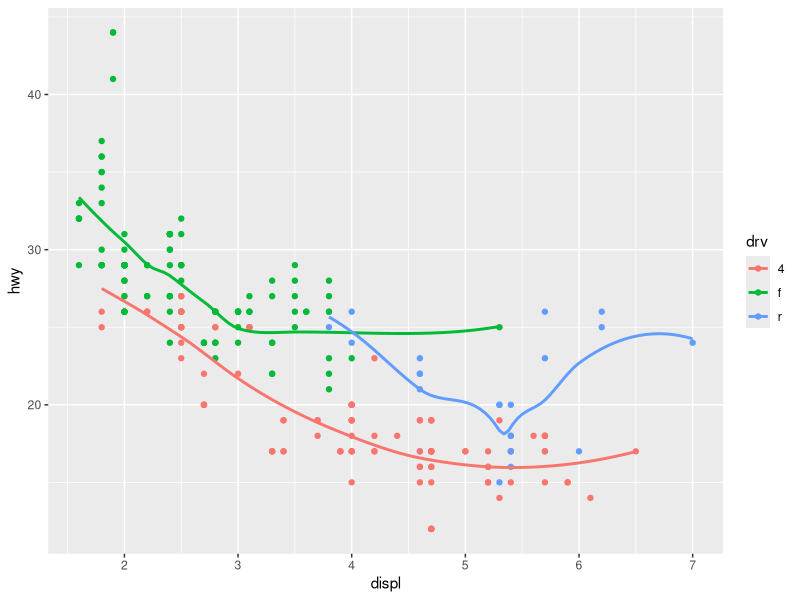
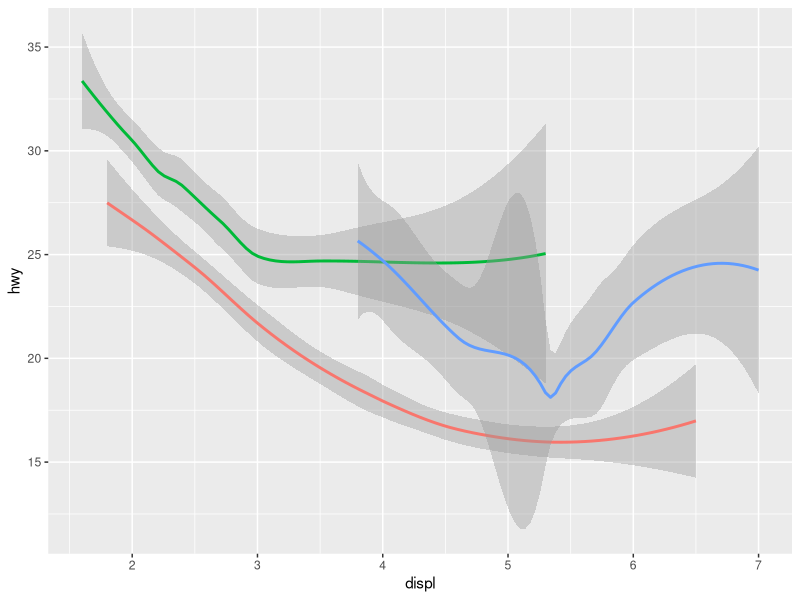
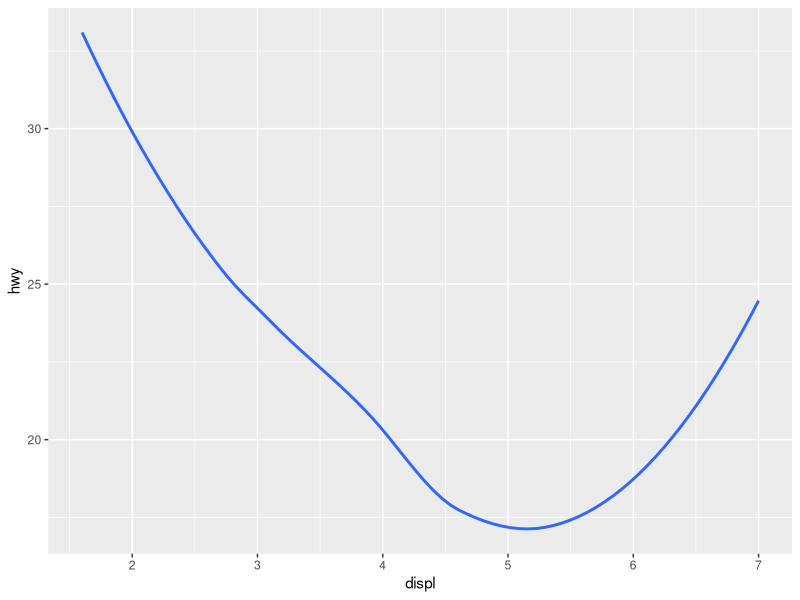

The R script that drew these images, in order: (Note: this script raises an error after producing the figures.)
library(tidyverse)

# 1
# geom_smooth()


# 2
ggplot(
  data = mpg,
  mapping = aes(x = displ, y = hwy, color = drv)
) +
  geom_point() +
  geom_smooth(se = FALSE)


# 3
ggplot(
  data = mpg,
  mapping = aes(x = displ, y = hwy, color = drv)
) +
  geom_smooth(show.legend = FALSE)


# 4
ggplot(data = mpg) +
  geom_smooth(mapping = aes(x = displ, y = hwy), se = FALSE)


# 5
ggplot(data = mpg, mapping = aes(x = displ, y = hwy)) +
  geom_point() +
  geom_smooth(mapping = loess())


# 6.1
ggplot(
  data = mpg,
  mapping = aes(x = displ, y = hwy)
) +
  geom_point() +
  geom_smooth(se = FALSE)


# 6.2
ggplot(data = mpg) +
  geom_point(mapping = aes(x = displ, y = hwy)) +
  geom_smooth(mapping = aes(x = displ, y = hwy, group = drv), se = FALSE)


#6.3
ggplot(
  data = mpg,
  mapping = aes(x = displ, y = hwy, color = drv)
) +
  geom_point() +
  geom_smooth(se = FALSE)


#6.4
ggplot(
  data = mpg
) +
  geom_point(mapping = aes(x = displ, y = hwy, color = drv)) +
  geom_smooth(mapping = aes(x = displ, y = hwy), se = FALSE)


#6.5
ggplot(
  data = mpg
) +
  geom_point(mapping = aes(x = displ, y = hwy, color = drv)) +
  geom_smooth(mapping = aes(x = displ, y = hwy, linetype = drv), se = FALSE)


#6.6
ggplot(
  data = mpg
) +
  geom_point(mapping = aes(x = displ, y = hwy, color = drv))
